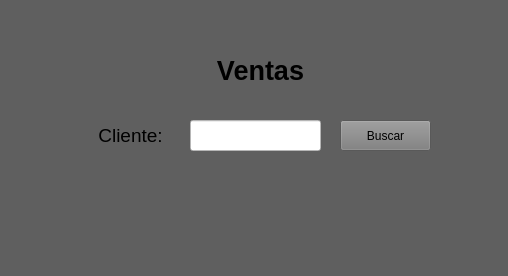
<?xml version="1.0" encoding="UTF-8"?>
<ui version="4.0">
 <class>MainWindow</class>
 <widget class="QMainWindow" name="MainWindow">
  <property name="geometry">
   <rect>
    <x>0</x>
    <y>0</y>
    <width>508</width>
    <height>276</height>
   </rect>
  </property>
  <property name="windowTitle">
   <string>Ventana Ventas</string>
  </property>
  <property name="styleSheet">
   <string notr="true">background-color: rgb(95, 95, 95);</string>
  </property>
  <widget class="QWidget" name="centralwidget">
   <widget class="QLabel" name="Clientelabel">
    <property name="geometry">
     <rect>
      <x>90</x>
      <y>120</y>
      <width>81</width>
      <height>31</height>
     </rect>
    </property>
    <property name="text">
     <string>&lt;html&gt;&lt;head/&gt;&lt;body&gt;&lt;p align=&quot;center&quot;&gt;&lt;span style=&quot; font-size:14pt;&quot;&gt;Cliente:&lt;/span&gt;&lt;/p&gt;&lt;/body&gt;&lt;/html&gt;</string>
    </property>
   </widget>
   <widget class="QPushButton" name="pushButton">
    <property name="geometry">
     <rect>
      <x>340</x>
      <y>120</y>
      <width>91</width>
      <height>31</height>
     </rect>
    </property>
    <property name="styleSheet">
     <string notr="true">font: 12pt &quot;Segoe UI&quot;;
background-color: rgb(124, 124, 124);</string>
    </property>
    <property name="text">
     <string>Buscar</string>
    </property>
   </widget>
   <widget class="QLineEdit" name="lineEdit">
    <property name="geometry">
     <rect>
      <x>190</x>
      <y>120</y>
      <width>131</width>
      <height>31</height>
     </rect>
    </property>
    <property name="styleSheet">
     <string notr="true">background-color: rgb(255, 255, 255);</string>
    </property>
   </widget>
   <widget class="QLabel" name="Clientelabel_2">
    <property name="geometry">
     <rect>
      <x>210</x>
      <y>50</y>
      <width>101</width>
      <height>41</height>
     </rect>
    </property>
    <property name="text">
     <string>&lt;html&gt;&lt;head/&gt;&lt;body&gt;&lt;p align=&quot;center&quot;&gt;&lt;span style=&quot; font-size:20pt; font-weight:700;&quot;&gt;Ventas&lt;/span&gt;&lt;/p&gt;&lt;/body&gt;&lt;/html&gt;</string>
    </property>
   </widget>
  </widget>
  <widget class="QMenuBar" name="menubar">
   <property name="geometry">
    <rect>
     <x>0</x>
     <y>0</y>
     <width>508</width>
     <height>33</height>
    </rect>
   </property>
  </widget>
  <widget class="QStatusBar" name="statusbar"/>
 </widget>
 <resources/>
 <connections/>
</ui>
